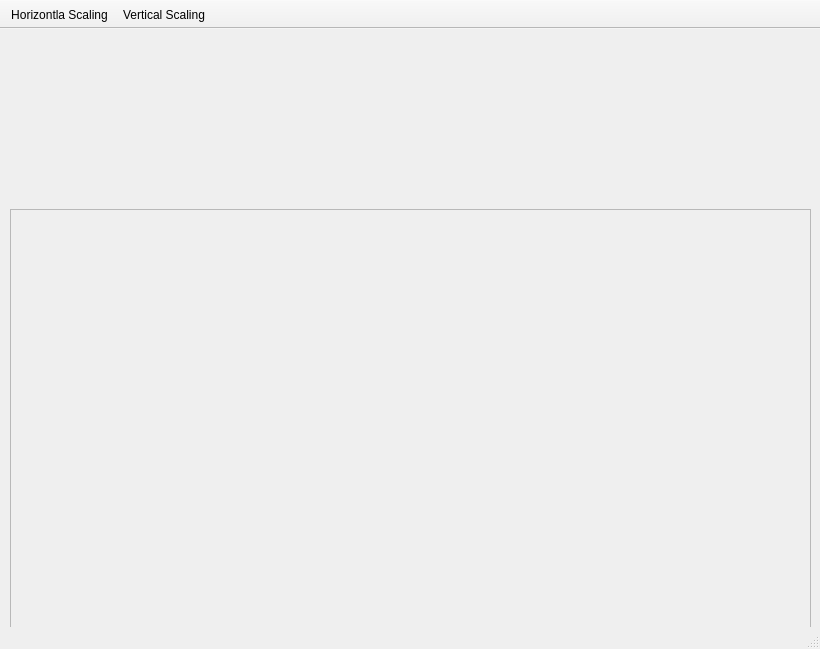
<?xml version="1.0" encoding="UTF-8"?>
<ui version="4.0">
 <class>VisualuzerWindow</class>
 <widget class="QMainWindow" name="VisualuzerWindow">
  <property name="geometry">
   <rect>
    <x>0</x>
    <y>0</y>
    <width>820</width>
    <height>649</height>
   </rect>
  </property>
  <property name="windowTitle">
   <string>MainWindow</string>
  </property>
  <widget class="QWidget" name="centralwidget">
   <widget class="QFrame" name="frame">
    <property name="geometry">
     <rect>
      <x>10</x>
      <y>180</y>
      <width>801</width>
      <height>441</height>
     </rect>
    </property>
    <property name="frameShape">
     <enum>QFrame::StyledPanel</enum>
    </property>
    <property name="frameShadow">
     <enum>QFrame::Raised</enum>
    </property>
    <layout class="QGridLayout" name="gridLayout">
     <item row="0" column="0">
      <widget class="QCustomPlot" name="plotter" native="true">
       <property name="minimumSize">
        <size>
         <width>0</width>
         <height>0</height>
        </size>
       </property>
      </widget>
     </item>
    </layout>
   </widget>
  </widget>
  <widget class="QStatusBar" name="statusbar"/>
  <widget class="QToolBar" name="toolBar">
   <property name="windowTitle">
    <string>toolBar</string>
   </property>
   <property name="movable">
    <bool>false</bool>
   </property>
   <attribute name="toolBarArea">
    <enum>TopToolBarArea</enum>
   </attribute>
   <attribute name="toolBarBreak">
    <bool>false</bool>
   </attribute>
   <addaction name="actionHorizontla_Scaling"/>
   <addaction name="actionVertical_Scaling"/>
  </widget>
  <action name="actionHorizontla_Scaling">
   <property name="icon">
    <iconset resource="resources.qrc">
     <normaloff>:/icons/resize_h</normaloff>:/icons/resize_h</iconset>
   </property>
   <property name="text">
    <string>Horizontla Scaling</string>
   </property>
   <property name="toolTip">
    <string>Включение/отключение горизонтального масштабирования</string>
   </property>
   <property name="shortcut">
    <string>Ctrl+Shift+H</string>
   </property>
  </action>
  <action name="actionVertical_Scaling">
   <property name="icon">
    <iconset resource="resources.qrc">
     <normaloff>:/icons/resize_v</normaloff>:/icons/resize_v</iconset>
   </property>
   <property name="text">
    <string>Vertical Scaling</string>
   </property>
   <property name="toolTip">
    <string>Включение/отключение вертикального масштабирования</string>
   </property>
   <property name="shortcut">
    <string>Ctrl+Shift+V</string>
   </property>
  </action>
 </widget>
 <customwidgets>
  <customwidget>
   <class>QCustomPlot</class>
   <extends>QWidget</extends>
   <header>QCustomPlot/qcustomplot.h</header>
   <container>1</container>
  </customwidget>
 </customwidgets>
 <resources>
  <include location="resources.qrc"/>
 </resources>
 <connections/>
</ui>
